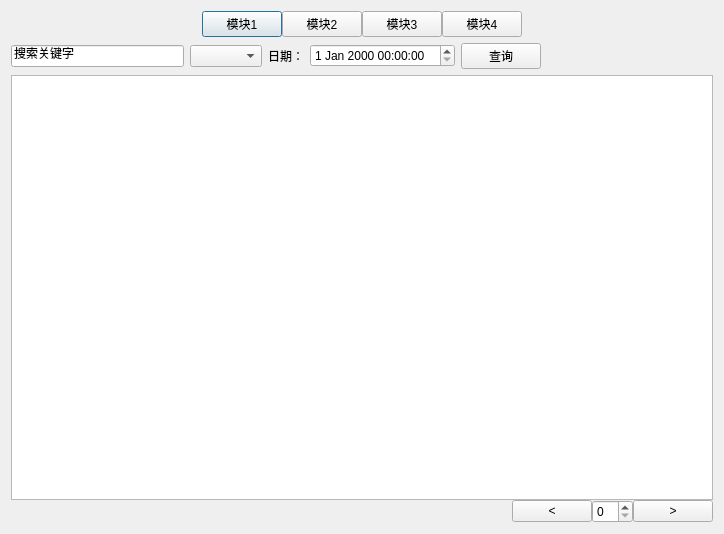
<?xml version="1.0" encoding="UTF-8"?>
<ui version="4.0">
 <class>DataManageDialog</class>
 <widget class="QDialog" name="DataManageDialog">
  <property name="geometry">
   <rect>
    <x>0</x>
    <y>0</y>
    <width>724</width>
    <height>534</height>
   </rect>
  </property>
  <property name="windowTitle">
   <string>信息配置</string>
  </property>
  <layout class="QVBoxLayout" name="verticalLayout_2">
   <item>
    <layout class="QHBoxLayout" name="horizontalLayout">
     <property name="spacing">
      <number>0</number>
     </property>
     <item>
      <spacer name="horizontalSpacer">
       <property name="orientation">
        <enum>Qt::Horizontal</enum>
       </property>
       <property name="sizeHint" stdset="0">
        <size>
         <width>40</width>
         <height>20</height>
        </size>
       </property>
      </spacer>
     </item>
     <item>
      <widget class="QPushButton" name="btn1">
       <property name="text">
        <string>模块1</string>
       </property>
       <attribute name="buttonGroup">
        <string notr="true">buttonGroup</string>
       </attribute>
      </widget>
     </item>
     <item>
      <widget class="QPushButton" name="btn2">
       <property name="text">
        <string>模块2</string>
       </property>
       <attribute name="buttonGroup">
        <string notr="true">buttonGroup</string>
       </attribute>
      </widget>
     </item>
     <item>
      <widget class="QPushButton" name="btn3">
       <property name="text">
        <string>模块3</string>
       </property>
       <attribute name="buttonGroup">
        <string notr="true">buttonGroup</string>
       </attribute>
      </widget>
     </item>
     <item>
      <widget class="QPushButton" name="btn4">
       <property name="text">
        <string>模块4</string>
       </property>
       <attribute name="buttonGroup">
        <string notr="true">buttonGroup</string>
       </attribute>
      </widget>
     </item>
     <item>
      <spacer name="horizontalSpacer_2">
       <property name="orientation">
        <enum>Qt::Horizontal</enum>
       </property>
       <property name="sizeHint" stdset="0">
        <size>
         <width>40</width>
         <height>20</height>
        </size>
       </property>
      </spacer>
     </item>
    </layout>
   </item>
   <item>
    <layout class="QHBoxLayout" name="horizontalLayout_2">
     <item>
      <widget class="QLineEdit" name="lineEdit">
       <property name="text">
        <string>搜索关键字</string>
       </property>
      </widget>
     </item>
     <item>
      <widget class="QComboBox" name="comboBox"/>
     </item>
     <item>
      <widget class="QLabel" name="label">
       <property name="text">
        <string>日期：</string>
       </property>
      </widget>
     </item>
     <item>
      <widget class="QDateTimeEdit" name="dateTimeEdit"/>
     </item>
     <item>
      <widget class="QPushButton" name="pushButton_5">
       <property name="text">
        <string>查询</string>
       </property>
      </widget>
     </item>
     <item>
      <spacer name="horizontalSpacer_3">
       <property name="orientation">
        <enum>Qt::Horizontal</enum>
       </property>
       <property name="sizeHint" stdset="0">
        <size>
         <width>40</width>
         <height>20</height>
        </size>
       </property>
      </spacer>
     </item>
    </layout>
   </item>
   <item>
    <widget class="QStackedWidget" name="stackedWidget">
     <property name="currentIndex">
      <number>1</number>
     </property>
     <widget class="QWidget" name="page">
      <layout class="QVBoxLayout" name="verticalLayout_5">
       <property name="spacing">
        <number>0</number>
       </property>
       <property name="leftMargin">
        <number>0</number>
       </property>
       <property name="topMargin">
        <number>0</number>
       </property>
       <property name="rightMargin">
        <number>0</number>
       </property>
       <property name="bottomMargin">
        <number>0</number>
       </property>
       <item>
        <widget class="QTableView" name="tableView1"/>
       </item>
       <item>
        <layout class="QHBoxLayout" name="horizontalLayout_3">
         <item>
          <spacer name="horizontalSpacer_4">
           <property name="orientation">
            <enum>Qt::Horizontal</enum>
           </property>
           <property name="sizeHint" stdset="0">
            <size>
             <width>40</width>
             <height>20</height>
            </size>
           </property>
          </spacer>
         </item>
         <item>
          <widget class="QPushButton" name="pushButton_6">
           <property name="text">
            <string>&lt;</string>
           </property>
          </widget>
         </item>
         <item>
          <widget class="QSpinBox" name="spinBox"/>
         </item>
         <item>
          <widget class="QPushButton" name="pushButton_7">
           <property name="text">
            <string>&gt;</string>
           </property>
          </widget>
         </item>
        </layout>
       </item>
      </layout>
     </widget>
     <widget class="QWidget" name="page_2">
      <layout class="QVBoxLayout" name="verticalLayout_4">
       <property name="spacing">
        <number>0</number>
       </property>
       <property name="leftMargin">
        <number>0</number>
       </property>
       <property name="topMargin">
        <number>0</number>
       </property>
       <property name="rightMargin">
        <number>0</number>
       </property>
       <property name="bottomMargin">
        <number>0</number>
       </property>
       <item>
        <widget class="QTableView" name="tableView2"/>
       </item>
       <item>
        <layout class="QHBoxLayout" name="horizontalLayout_5">
         <item>
          <spacer name="horizontalSpacer_6">
           <property name="orientation">
            <enum>Qt::Horizontal</enum>
           </property>
           <property name="sizeHint" stdset="0">
            <size>
             <width>40</width>
             <height>20</height>
            </size>
           </property>
          </spacer>
         </item>
         <item>
          <widget class="QPushButton" name="pushButton_10">
           <property name="text">
            <string>&lt;</string>
           </property>
          </widget>
         </item>
         <item>
          <widget class="QSpinBox" name="spinBox_3"/>
         </item>
         <item>
          <widget class="QPushButton" name="pushButton_11">
           <property name="text">
            <string>&gt;</string>
           </property>
          </widget>
         </item>
        </layout>
       </item>
      </layout>
     </widget>
     <widget class="QWidget" name="page_3">
      <layout class="QVBoxLayout" name="verticalLayout_3">
       <property name="spacing">
        <number>0</number>
       </property>
       <property name="leftMargin">
        <number>0</number>
       </property>
       <property name="topMargin">
        <number>0</number>
       </property>
       <property name="rightMargin">
        <number>0</number>
       </property>
       <property name="bottomMargin">
        <number>0</number>
       </property>
       <item>
        <widget class="QTableView" name="tableView3"/>
       </item>
       <item>
        <layout class="QHBoxLayout" name="horizontalLayout_6">
         <item>
          <spacer name="horizontalSpacer_7">
           <property name="orientation">
            <enum>Qt::Horizontal</enum>
           </property>
           <property name="sizeHint" stdset="0">
            <size>
             <width>40</width>
             <height>20</height>
            </size>
           </property>
          </spacer>
         </item>
         <item>
          <widget class="QPushButton" name="pushButton_12">
           <property name="text">
            <string>&lt;</string>
           </property>
          </widget>
         </item>
         <item>
          <widget class="QSpinBox" name="spinBox_4"/>
         </item>
         <item>
          <widget class="QPushButton" name="pushButton_13">
           <property name="text">
            <string>&gt;</string>
           </property>
          </widget>
         </item>
        </layout>
       </item>
      </layout>
     </widget>
     <widget class="QWidget" name="page_4">
      <layout class="QVBoxLayout" name="verticalLayout">
       <property name="spacing">
        <number>0</number>
       </property>
       <property name="leftMargin">
        <number>0</number>
       </property>
       <property name="topMargin">
        <number>0</number>
       </property>
       <property name="rightMargin">
        <number>0</number>
       </property>
       <property name="bottomMargin">
        <number>0</number>
       </property>
       <item>
        <widget class="QTableView" name="tableView4"/>
       </item>
       <item>
        <layout class="QHBoxLayout" name="horizontalLayout_7">
         <item>
          <spacer name="horizontalSpacer_8">
           <property name="orientation">
            <enum>Qt::Horizontal</enum>
           </property>
           <property name="sizeHint" stdset="0">
            <size>
             <width>40</width>
             <height>20</height>
            </size>
           </property>
          </spacer>
         </item>
         <item>
          <widget class="QPushButton" name="pushButton_14">
           <property name="text">
            <string>&lt;</string>
           </property>
          </widget>
         </item>
         <item>
          <widget class="QSpinBox" name="spinBox_5"/>
         </item>
         <item>
          <widget class="QPushButton" name="pushButton_15">
           <property name="text">
            <string>&gt;</string>
           </property>
          </widget>
         </item>
        </layout>
       </item>
      </layout>
     </widget>
    </widget>
   </item>
  </layout>
 </widget>
 <resources/>
 <connections/>
 <buttongroups>
  <buttongroup name="buttonGroup"/>
 </buttongroups>
</ui>
